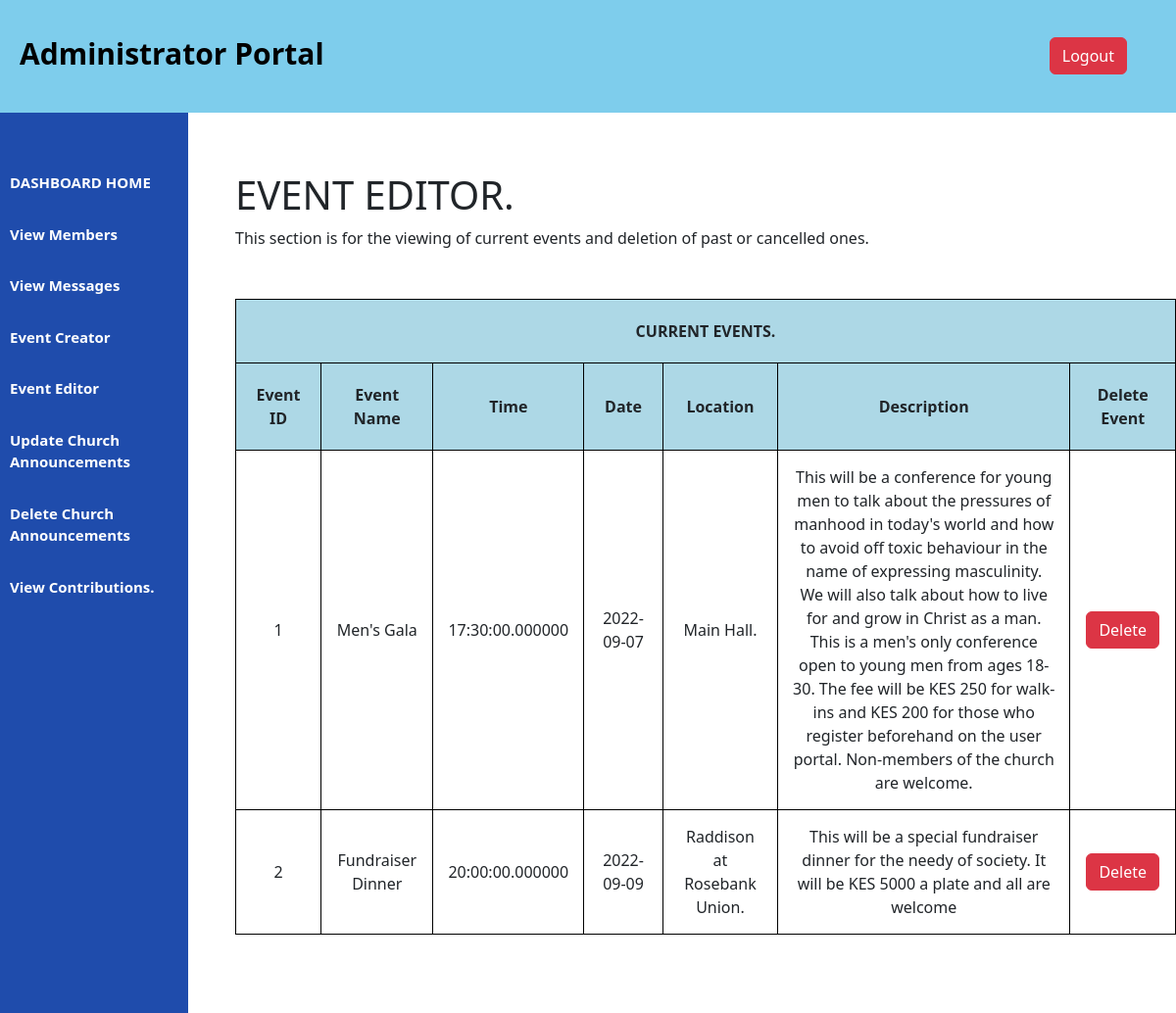
/event_editor.php (signed in), run on the app's committed database.
### tables this page shows
CREATE TABLE `events` (
  `ID` int(255) NOT NULL,
  `eventname` varchar(150) NOT NULL,
  `time` time(6) NOT NULL,
  `date` date NOT NULL,
  `location` varchar(250) NOT NULL,
  `description` varchar(1500) NOT NULL
);

### event_editor.php (the view, shortened to what this page needs)
<?php
    $data = mysqli_connect("localhost","root","","church_system");
    $sql = "SELECT * FROM events";
    $result = mysqli_query($data, $sql);
?>
<!DOCTYPE html>
<html lang="en">
<head>
    <link rel="stylesheet" href="dash.css">
<link href="https://cdn.jsdelivr.net/npm/bootstrap@5.2.0/dist/css/bootstrap.min.css" rel="stylesheet">
</head>
<?php
    include "adminheader.php";
?>
<div class="content">
    <div class="adminsection_1">
        <h1 class="img-text">EVENT EDITOR.</h1>
    </div>
    <p>This section is for the viewing of current events and deletion of past or cancelled ones.
    </p>
    <table>
        <tr>
            <th colspan="7">CURRENT EVENTS.</th>
        </tr>
        <tr>
            <th>Event ID</th>
            <th>Event Name</th>
            <th>Time</th>
            <th>Date</th>
            <th>Location</th>
            <th>Description</th>
            <th>Delete Event</th>
        </tr>
        <?php
                while($aquire=$result->fetch_assoc())
                {
            ?>
        <tr>
                <td>  <?php echo "{$aquire['ID']}"; ?></td>
                <td>  <?php echo "{$aquire['eventname']}"; ?></td>
                <td>  <?php echo "{$aquire['time']}"; ?></td>
                <td>  <?php echo "{$aquire['date']}"; ?></td>
                <td>  <?php echo "{$aquire['location']}"; ?></td>
                <td>  <?php echo "{$aquire['description']}"; ?></td>
                <td>
                    <?php echo"<a class='btn btn-danger' onClick=\" javascript:return confirm('Are you sure you want to permanently delete this event?') \"
                    href='event_del.php?event_id={$aquire['ID']}'> Delete </a>"; ?>
                </td>
            </tr>
            <?php } ?>
        </table>
    </div>

### dash.css (style rules this page uses)
a,a:hover { text-decoration: none!important; }
.content { margin-left: 20%; margin-top: 5%; }
table, tr, th { border: 1px solid black; }

### event_editor.php (style rules this page uses)
table { margin-top: 50px; margin-left: auto; margin-right: auto; margin-bottom: 80px; }
table tr th { border: 1px solid black; padding:20px; text-align:center; background-color: lightblue; width: max-content; }
table tr td { border: 1px solid black; padding: 15px; text-align:center; width: max-content; }

### data on the page
events: ID "1", eventname "Men's Gala", time "17:30:00.000000", date "2022-09-07", location "Main Hall.", description "This will be a conference for young men to talk about the pressures of manhood in today's world and how to avoid off toxic behaviour in the name of expressing masculinity. We will also talk about how to live for and grow in Christ as a man. This is a men's only conference open to young men from ages 18-30. The fee will be KES 250 for walk-ins and KES 200 for those who register beforehand on the user portal. Non-members of the church are welcome."
events: ID "2", eventname "Fundraiser Dinner", time "20:00:00.000000", date "2022-09-09", location "Raddison at Rosebank Union.", description "This will be a special fundraiser dinner for the needy of society. It will be KES 5000 a plate and all are welcome"
